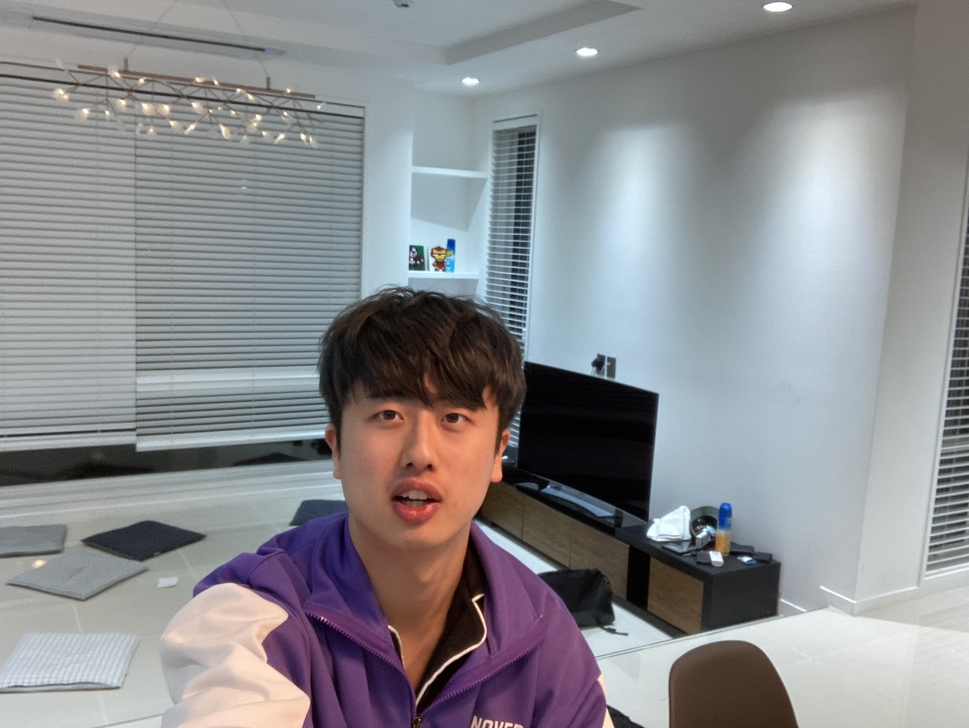
//> input picture OpenCV_14Week/Base.lproj/self.jpeg, 969 x 728 px, shrunk from 3088 x 2320 before the run
$ ./main   (built with g++ and OpenCV 4)
//> lines starting //> are read from the running program, lines starting //| are printed output that depends on the picture; after the words box and inside, x2 and y2 are one past the last pixel; in counts of white or black regions, pixels touching at a corner belong together
//14주차
#include<opencv2/opencv.hpp>

using namespace std;
using namespace cv;

string imagePath = "/Users/cha-ji/iCloud Drive(아카이브)/3학년 1학기/영처실(코드)/Git/OpenCV_14Week/Base.lproj/self.jpeg";

Mat readImage(string path);
void getZeroPaddedImage(Mat &src, Mat &dst);
void getLogMag(Mat planes[], Mat& magI, Mat& angI);
void rearRange(Mat magI);

void addNoise(Mat& img, int nNoise);
void addLines(Mat& img, int nLine);
void myFilter(Mat& magI);

int main(){
    Mat I = readImage(imagePath);
    //addNoise(I,20000);
    addLines(I,20);


    //zero 패딩
    Mat padded;
    getZeroPaddedImage(I,padded);
//> in getZeroPaddedImage, `copyMakeBorder(src, dst, 0, m-src.rows, 0, n-src.cols, BORDER_CONSTANT..`:
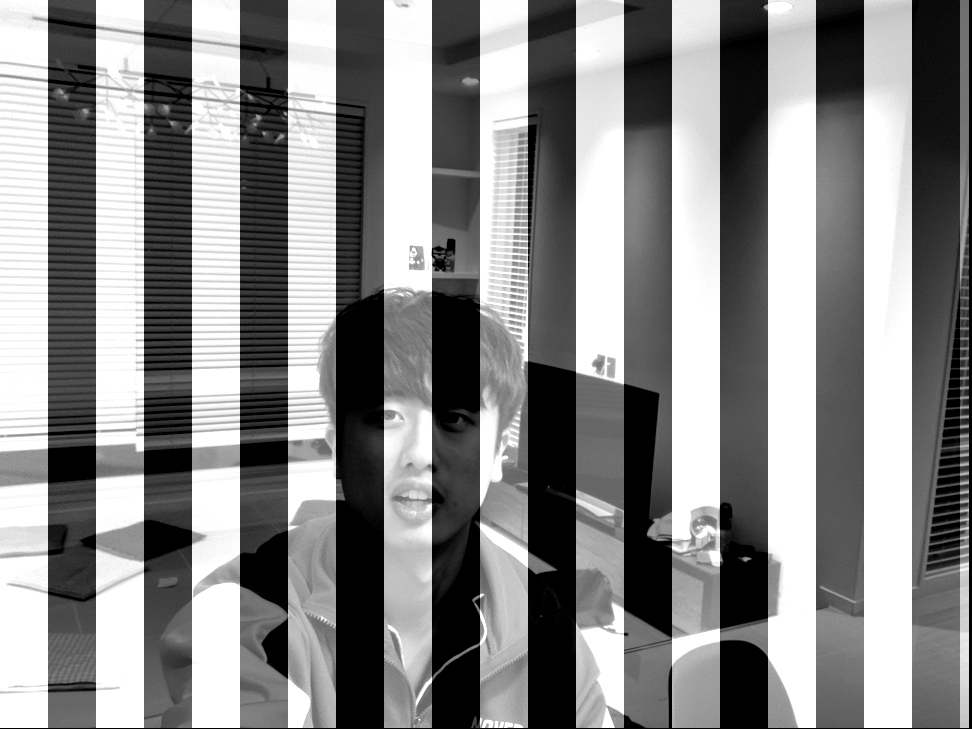
//> dst: 729 rows x 972 cols, CV_8UC1; min 0, max 255, mean 137.1

    //dft를 위한 2채널 매트릭스 생성
    Mat planes[] = {Mat_<float>(padded), Mat::zeros(padded.size(),CV_32F)};
//> planes[1]: 729 rows x 972 cols, CV_32FC1; every value is 0
    Mat complexI;
    merge(planes,2,complexI);

    //dft 수행하고 채널 분리 planes[0]: 실수부, planes[1]: 허수부
    dft(complexI,complexI);

    split(complexI,planes);

    //실수부와 허수부 값으로부터 크기와 각도 계산, 크기에 log를 취하여 정규화, 각도도 함께 계산
    //직교 좌표계를 극 좌표계로
    Mat magI, angI;
    getLogMag(planes, magI, angI);


    //역변환을 위한 최대 최소값 계산
    double min_mag, max_mag, min_ang, max_ang;
    minMaxLoc(magI,&min_mag,&max_mag);
    minMaxLoc(angI,&min_ang,&max_ang);

    normalize(magI,magI,0,1,NORM_MINMAX);
    normalize(angI,angI,0,1,NORM_MINMAX); //0~1 사이로 정규화

    //각 사분면의 위치를 재조정 1-3, 2-4 교환
    rearRange(magI);
    rearRange(angI);

    // 화면 출력
    namedWindow("src");
    namedWindow("zero padding");

    imshow("src",I);
    imshow("zero padding",padded);
    imshow("dft : real",planes[0]);
    imshow("dft : imaginary",planes[1]);
    imshow("spectrum magnitue",magI);
    imshow("phase",angI);


    //필터링
    myFilter(magI);
    imshow("filtered mag",magI);
    waitKey();
    /*====================================*/
    // IFFT를 위한 처리 시작
    //각 사분면의 위치를 재조정 1-3, 2-4 교환
    rearRange(magI);
    rearRange(angI);

    // 비정규화 de-normalize    , 최대 최소값을 미리 계산해 두자
    magI = magI * (max_mag - min_mag) + min_mag;
    angI = angI * (max_ang - min_ang) + min_ang;

    // 로그의 역변환 => 지수변환
    exp(magI, magI);
    magI -=1;

    //극 좌표계 => 직교 좌표계

    polarToCart(magI,angI,planes[0],planes[1],true);
    merge(planes,2,complexI);


    //Inverse FFT
    dft(complexI,complexI,DFT_INVERSE | DFT_SCALE | DFT_REAL_OUTPUT);
    split(complexI,planes); //1차원의 행렬로 나누어준다.
    normalize(planes[0], planes[0], 0,1,NORM_MINMAX);

    imshow("filtered",planes[0]);


    waitKey();
    return 0;
}

void getZeroPaddedImage(Mat &src, Mat &dst){
    int m = getOptimalDFTSize(src.rows);
    int n = getOptimalDFTSize(src.cols);    //on the border add zero values
    copyMakeBorder(src, dst, 0, m-src.rows, 0, n-src.cols, BORDER_CONSTANT,Scalar::all(0));
}
Mat readImage(string path){
    Mat I = imread(path,IMREAD_GRAYSCALE);
    if(I.empty()){
        cout<<"Error opening image"<<endl;
        exit(EXIT_FAILURE);
    }
    return I;
}
void getLogMag(Mat planes[], Mat& magI, Mat& angI){
    cartToPolar(planes[0],planes[1],magI, angI, true);
    magI += Scalar::all(1);                             // log0을 계산할 수 없기 때문에
    log(magI,magI);

    //스펙트럼이미지의 크기(너비,높이)가 홀수인 경우 제거(잘라냄)
    magI = magI(Rect(0,0,magI.cols & -2, magI.rows & -2));
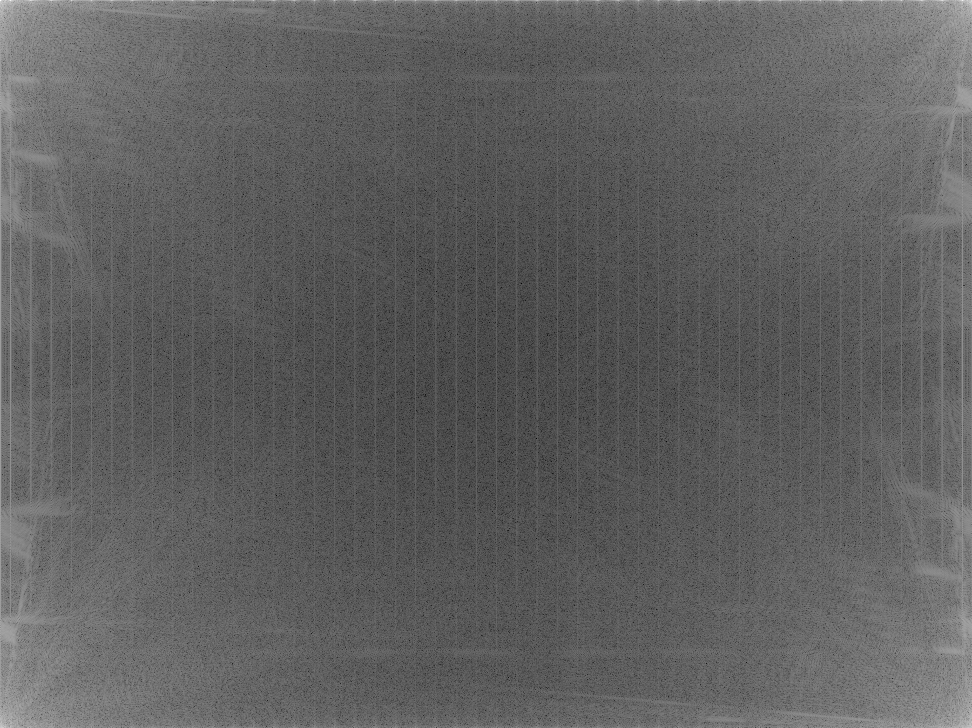
//> magI: 728 rows x 972 cols, CV_32FC1; min 1.21, max 18.39, mean 7.7; drawn with min black and max white
//> in main, `minMaxLoc(magI,&min_mag,&max_mag);`: min_mag = 1.21; max_mag = 18.39
//> in main, `minMaxLoc(angI,&min_ang,&max_ang);`: min_ang = 0; max_ang = 360
}
void rearRange(Mat magI){
    //rearrange the quadrants of Fourier image so that the origin is at the image center
    int cx = magI.cols/2;
//> cx = 486
    int cy = magI.rows/2;
//> cy = 364

    Mat q0(magI,Rect(0,0,cx,cy));   //Top-Left Create a ROI per quadrant
    Mat q1(magI,Rect(cx,0,cx,cy));  // T-R
    Mat q2(magI,Rect(0,cy,cx,cy));  // B-L
    Mat q3(magI,Rect(cx,cy,cx,cy)); // B-R

    Mat tmp;                        //swap tmp
    q0.copyTo(tmp);
    q3.copyTo(q0);
    tmp.copyTo(q3);
    q1.copyTo(tmp);
    q2.copyTo(q1);
    tmp.copyTo(q2);
//> in rearRange (call 2), `Mat q0(magI,Rect(0,0,cx,cy));`:
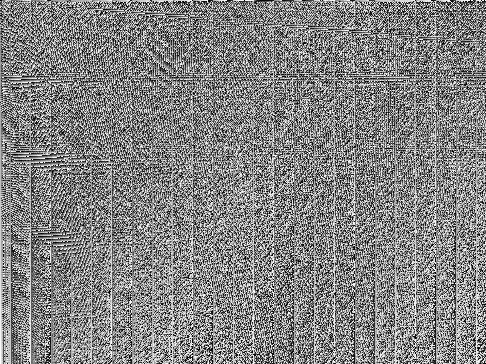
//> q0: 364 rows x 486 cols, CV_32FC1; min 0, max 1, mean 0.516
//> in rearRange (call 2), `Mat q1(magI,Rect(cx,0,cx,cy));`:
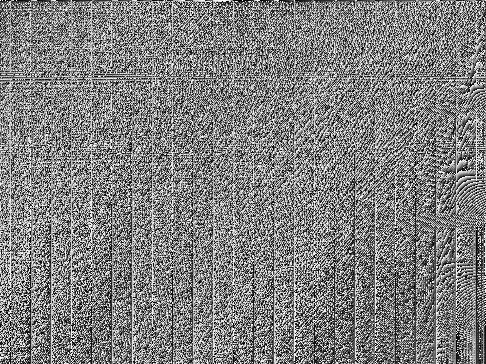
//> q1: 364 rows x 486 cols, CV_32FC1; min 2.27e-06, max 1, mean 0.502
}
void addNoise(Mat& img, int nNoise){
    int nGenPoints = 0;
    while(nGenPoints < nNoise){
        int x = (int)(((float)rand() / RAND_MAX) * img.cols);
        int y = (int)(((float)rand() / RAND_MAX) * img.rows);

        if(x>=img.cols || y>= img.rows) continue;

        //너무 하얗거나 까맣게 노이즈가 생기면 안되니 변수창출
        if((float)rand() / RAND_MAX > 0.5)
            img.at<uchar>(y,x) = 0;
        else img.at<uchar>(y,x) = 255;
        nGenPoints++;
    }

}
void addLines(Mat& img, int nLine){
    int width = img.cols/nLine;
    for(int i=0; i<nLine; i++){
        int sx = i * width;
        int ex = (i+1) * width - 1;
        if(ex >= img.cols) ex = img.cols -1;
        Mat tmp(img, Rect(sx,0,ex-sx+1,img.rows));

        if( i%2 == 0)
            tmp += Scalar::all(100);
        else
            tmp -= Scalar::all(100);

    }
}
void myFilter(Mat& magI){
    Mat f = Mat::zeros(magI.rows, magI.cols,CV_32F);
    int cx = magI.cols /2;
//> cx = 486
    int cy = magI.rows/2;
//> cy = 364
    circle(f,Point(cx,cy),200,Scalar(1),-1);
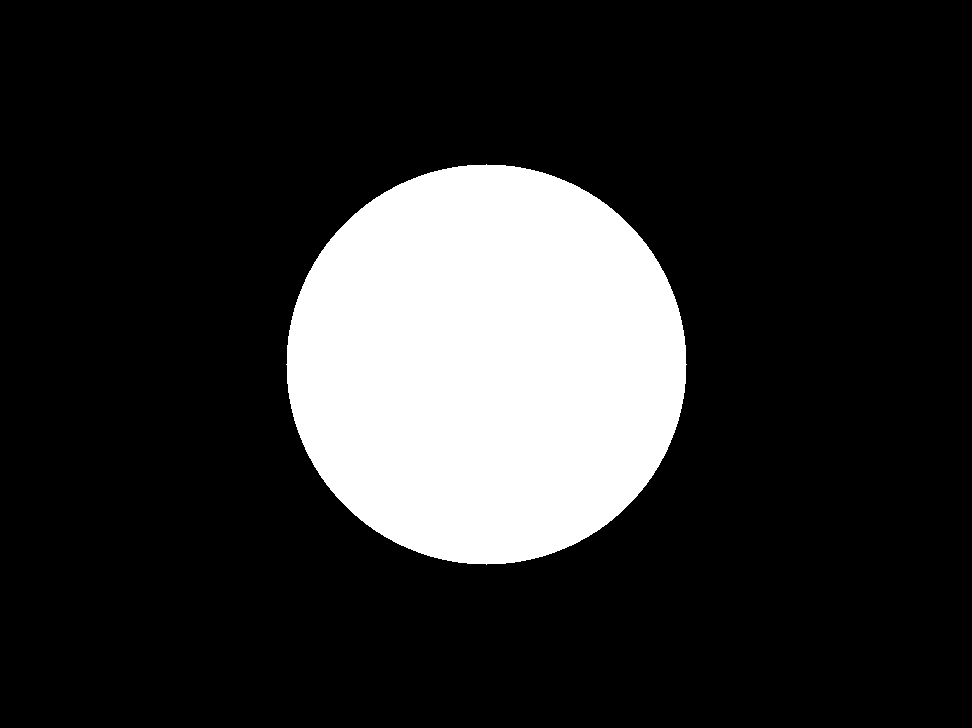
//> f: 728 rows x 972 cols, CV_32FC1; values 0 (black) and 1 (white), 17.8% white; 1 white region, box (x1, y1, x2, y2) and area: (286, 164, 687, 565) 125629
    magI = magI.mul(f);
//> magI: 728 rows x 972 cols, CV_32FC1
//> in rearRange (call 3), `Mat q3(magI,Rect(cx,cy,cx,cy));`:
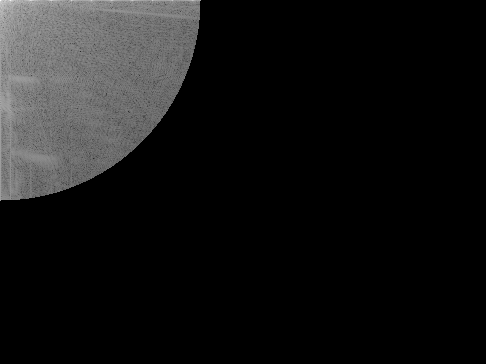
//> q3: 364 rows x 486 cols, CV_32FC1; min 0, max 1, mean 0.0847
//> in rearRange (call 4), `q2.copyTo(q1);`:
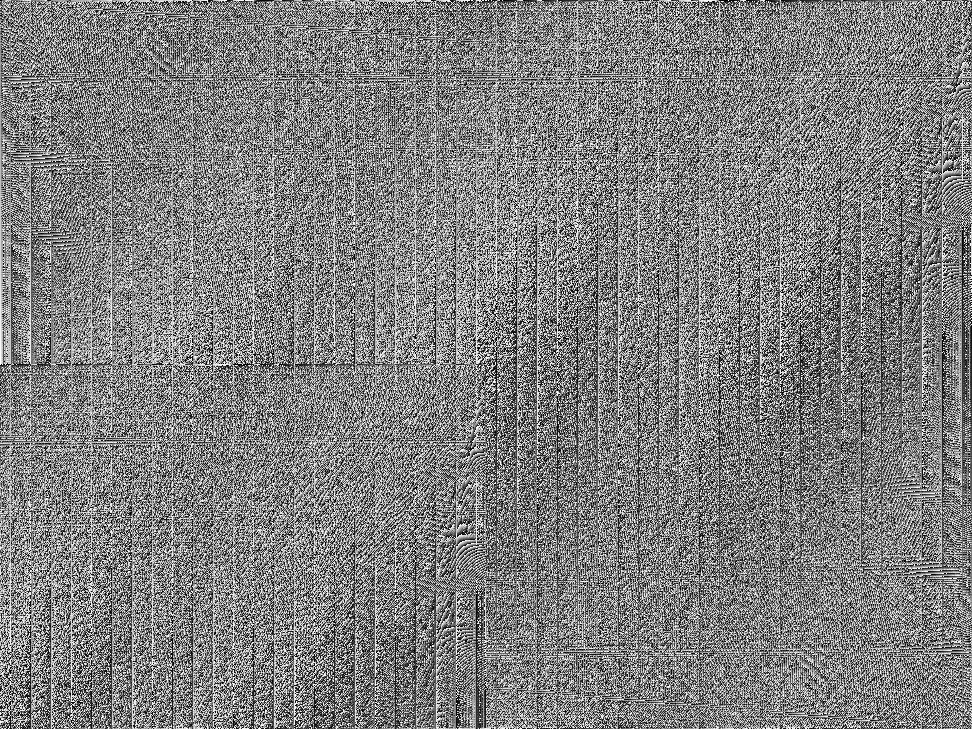
//> magI: 729 rows x 972 cols, CV_32FC1; min 0, max 1, mean 0.501
//> (the run ends here: the program stops with an error, at `polarToCart(magI,angI,planes[0],planes[1],true);`)
